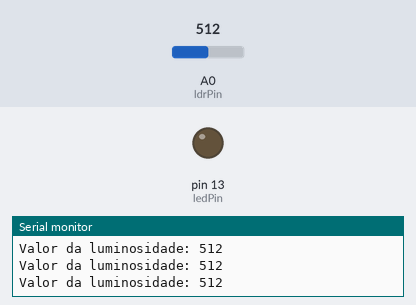
Bench run of a sketch on a simulated Arduino Uno, built with avr-gcc and run on an emulated ATmega328P. On the bench: output pins drawn as LEDs (lit = HIGH), the last lines printed to the serial monitor. The inputs (shaded band) are chosen by the test bench; at power-on: A0 (ldrPin) = 512.

Above: at 1.3 s.
1.4 s: A0 (ldrPin) set to 311
2.9 s: A0 (ldrPin) set to 288
At 4.2 s:
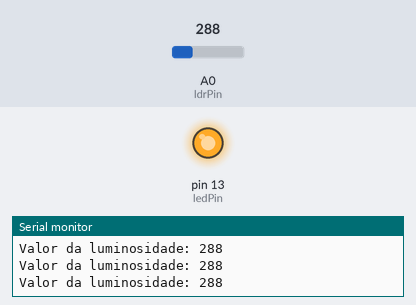
4.5 s: A0 (ldrPin) set to 306
At 5.4 s:
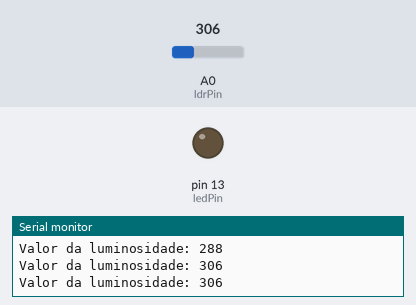
6.0 s: A0 (ldrPin) set to 290
At 6.7 s:
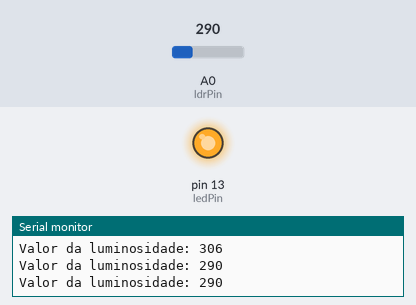
Timing chart, 0 to 8.5 s (numbered marks = the images above; inputs shaded):
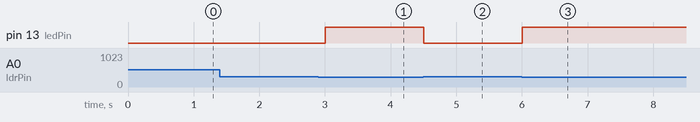

Measured:
- the behaviour switches between 300 and 299 on A0 (ldrPin) (found by bisection; images 0 and 1)
- after the input at 2.9 s, pin 13 (ledPin): LOW → HIGH after 0.10 s
- after the input at 4.5 s, pin 13 (ledPin): HIGH → LOW at once
- after the input at 6.0 s, pin 13 (ledPin): LOW → HIGH at once

The sketch:

sketch_sep16b.ino
```cpp
const int ldrPin = A0;
const int ledPin = 13;

void setup() {
  Serial.begin(9600);
  pinMode(ledPin, OUTPUT);
}

void loop() {
  int valorLuminosidade = analogRead(ldrPin);

  Serial.print("Valor da luminosidade: ");
  Serial.println(valorLuminosidade);

  if (valorLuminosidade < 300) {
    digitalWrite(ledPin, HIGH);
  } else {
    digitalWrite(ledPin, LOW);
  }

  delay(500);
}
```
